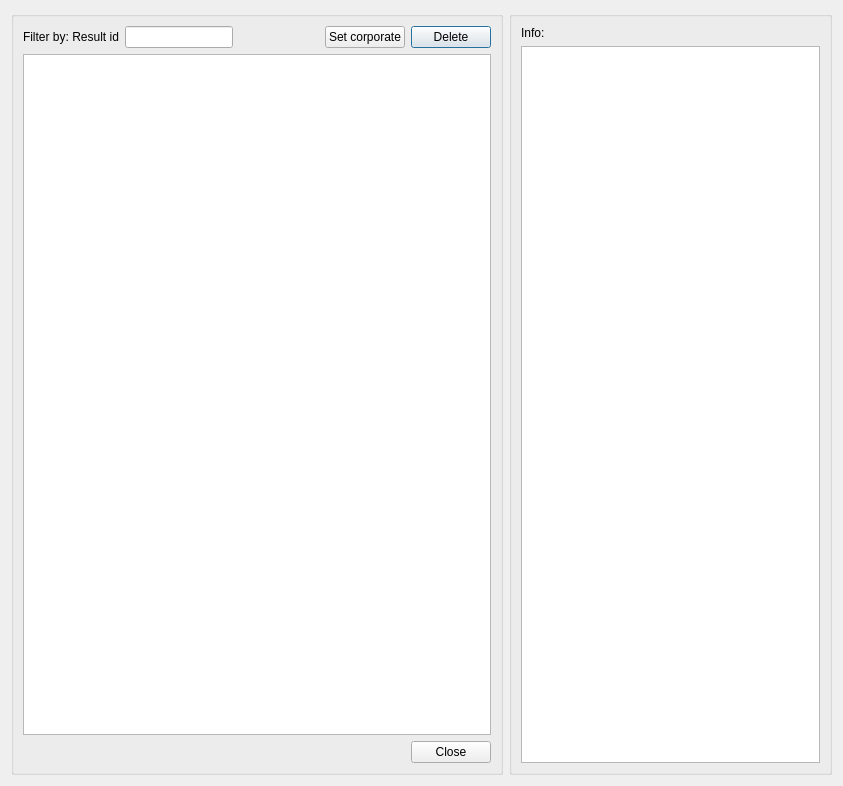
<?xml version="1.0" encoding="UTF-8"?>
<ui version="4.0">
 <class>dlg_go2epa_manager</class>
 <widget class="QDialog" name="dlg_go2epa_manager">
  <property name="geometry">
   <rect>
    <x>0</x>
    <y>0</y>
    <width>843</width>
    <height>786</height>
   </rect>
  </property>
  <property name="windowTitle">
   <string>Iber result management</string>
  </property>
  <layout class="QGridLayout" name="verticalLayout_4">
   <item row="0" column="1">
    <widget class="QGroupBox" name="groupBox">
     <property name="sizePolicy">
      <sizepolicy hsizetype="Preferred" vsizetype="Preferred">
       <horstretch>0</horstretch>
       <verstretch>0</verstretch>
      </sizepolicy>
     </property>
     <property name="maximumSize">
      <size>
       <width>380</width>
       <height>16777215</height>
      </size>
     </property>
     <property name="title">
      <string/>
     </property>
     <layout class="QGridLayout" name="verticalLayout_3">
      <item row="0" column="1">
       <widget class="QLabel" name="label">
        <property name="text">
         <string>Info:</string>
        </property>
       </widget>
      </item>
      <item row="1" column="1">
       <widget class="QTextEdit" name="txt_infolog"/>
      </item>
     </layout>
    </widget>
   </item>
   <item row="0" column="0">
    <widget class="QGroupBox" name="groupBox_2">
     <property name="sizePolicy">
      <sizepolicy hsizetype="Preferred" vsizetype="Preferred">
       <horstretch>0</horstretch>
       <verstretch>0</verstretch>
      </sizepolicy>
     </property>
     <property name="title">
      <string/>
     </property>
     <layout class="QGridLayout" name="gridLayout">
      <item row="1" column="4">
       <widget class="QPushButton" name="btn_delete">
        <property name="sizePolicy">
         <sizepolicy hsizetype="Fixed" vsizetype="Fixed">
          <horstretch>0</horstretch>
          <verstretch>0</verstretch>
         </sizepolicy>
        </property>
        <property name="text">
         <string>Delete</string>
        </property>
       </widget>
      </item>
      <item row="1" column="2">
       <spacer name="horizontalSpacer_2">
        <property name="orientation">
         <enum>Qt::Horizontal</enum>
        </property>
        <property name="sizeHint" stdset="0">
         <size>
          <width>80</width>
          <height>20</height>
         </size>
        </property>
       </spacer>
      </item>
      <item row="1" column="0">
       <widget class="QLabel" name="lbl_result_id">
        <property name="text">
         <string>Filter by: Result id</string>
        </property>
       </widget>
      </item>
      <item row="4" column="4">
       <widget class="QPushButton" name="btn_close">
        <property name="text">
         <string>Close</string>
        </property>
       </widget>
      </item>
      <item row="1" column="3">
       <widget class="QPushButton" name="btn_set_corporate">
        <property name="text">
         <string>Set corporate</string>
        </property>
       </widget>
      </item>
      <item row="2" column="0" colspan="5">
       <widget class="QTableView" name="tbl_rpt_cat_result">
        <property name="sortingEnabled">
         <bool>true</bool>
        </property>
       </widget>
      </item>
      <item row="4" column="0" colspan="3">
       <spacer name="horizontalSpacer">
        <property name="orientation">
         <enum>Qt::Horizontal</enum>
        </property>
        <property name="sizeHint" stdset="0">
         <size>
          <width>40</width>
          <height>20</height>
         </size>
        </property>
       </spacer>
      </item>
      <item row="1" column="1">
       <widget class="QLineEdit" name="txt_result_id">
        <property name="sizePolicy">
         <sizepolicy hsizetype="Minimum" vsizetype="Fixed">
          <horstretch>0</horstretch>
          <verstretch>0</verstretch>
         </sizepolicy>
        </property>
       </widget>
      </item>
     </layout>
    </widget>
   </item>
  </layout>
 </widget>
 <resources/>
 <connections/>
</ui>
